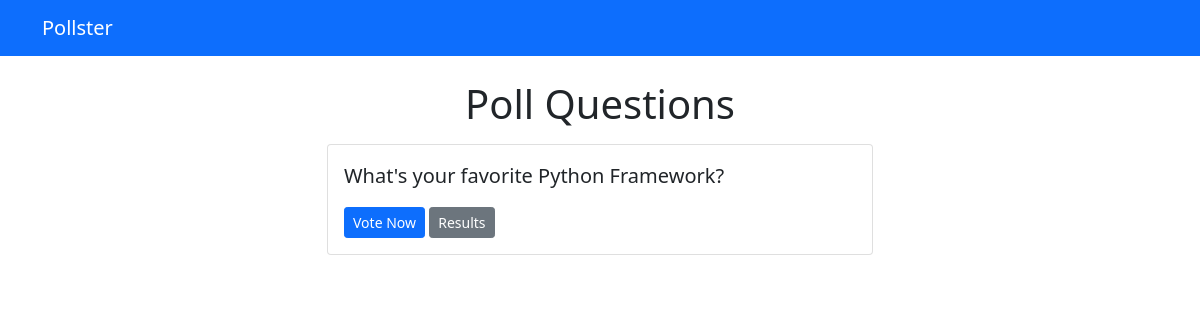
Before: /polls/ with the older database file.
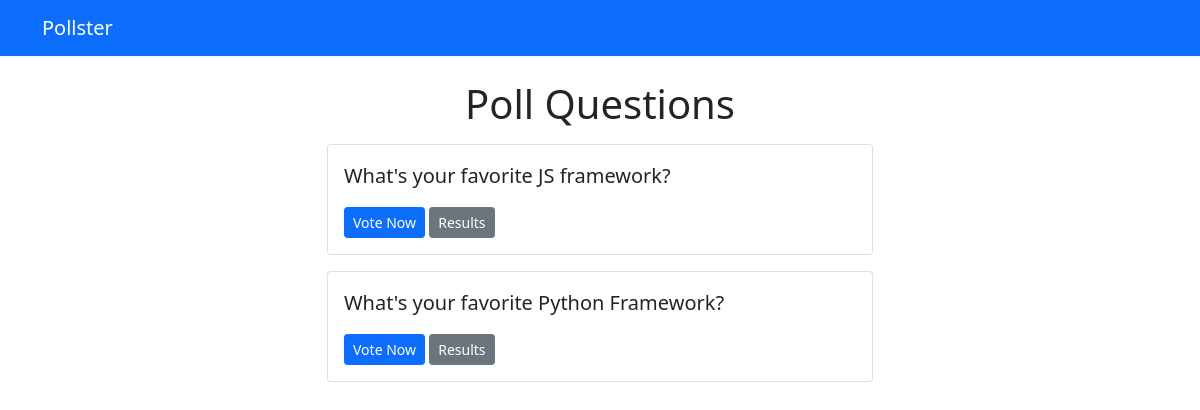
After: the same page with the newer database file.
### polls/models.py (models this page shows, shortened)
class Question(models.Model):
    question_text = models.CharField(max_length=200)
    pub_date = models.DateTimeField("date published")

### polls/views.py (the view)
# urls.py: path("", views.index, name="index"),
def index(request):
    latest_question_list = Question.objects.order_by("-pub_date")[:5]
    context = {"latest_question_list": latest_question_list}
    return render(request, "polls/index.html", context)

### templates/polls/index.html
{% extends 'base.html' %} {% block content %}
<h1 class="text-center mb-3">Poll Questions</h1>
{% if latest_question_list %} {% for question in latest_question_list %}
<div class="card mb-3">
    <div class="card-body">
        <p class="lead">{{ question.question_text }}</p>
        <a href="{% url 'polls:detail' question.id %}" class="btn btn-primary btn-sm">Vote Now</a>
        <a href="{% url 'polls:results' question.id %}" class="btn btn-secondary btn-sm">Results</a>
    </div>
</div>
{% endfor %} {% else %}
<p>No polls available</p>
{% endif %} {% endblock %}

### templates/base.html (shortened to what this page needs)
<!DOCTYPE html>
<html lang="zh-TW">
<head>
    <link href="https://cdn.jsdelivr.net/npm/bootstrap@5.0.2/dist/css/bootstrap.min.css" rel="stylesheet">
</head>
<body>
    {% include 'partials/_navbar.html' %}
    <div class="container">
        <div class="row">
            <div class="col-md-6 m-auto">
                {% block content %}{% endblock %}
            </div>
        </div>
    </div>
</body>
</html>

### templates/partials/_navbar.html
<nav class="navbar navbar-dark bg-primary mb-4">
    <div class="container">
        <a class="navbar-brand" href="/">Pollster</a>
    </div>
</nav>

Changed rows visible on the page:
added Question: question_text "What's your favorite JS framework?"
